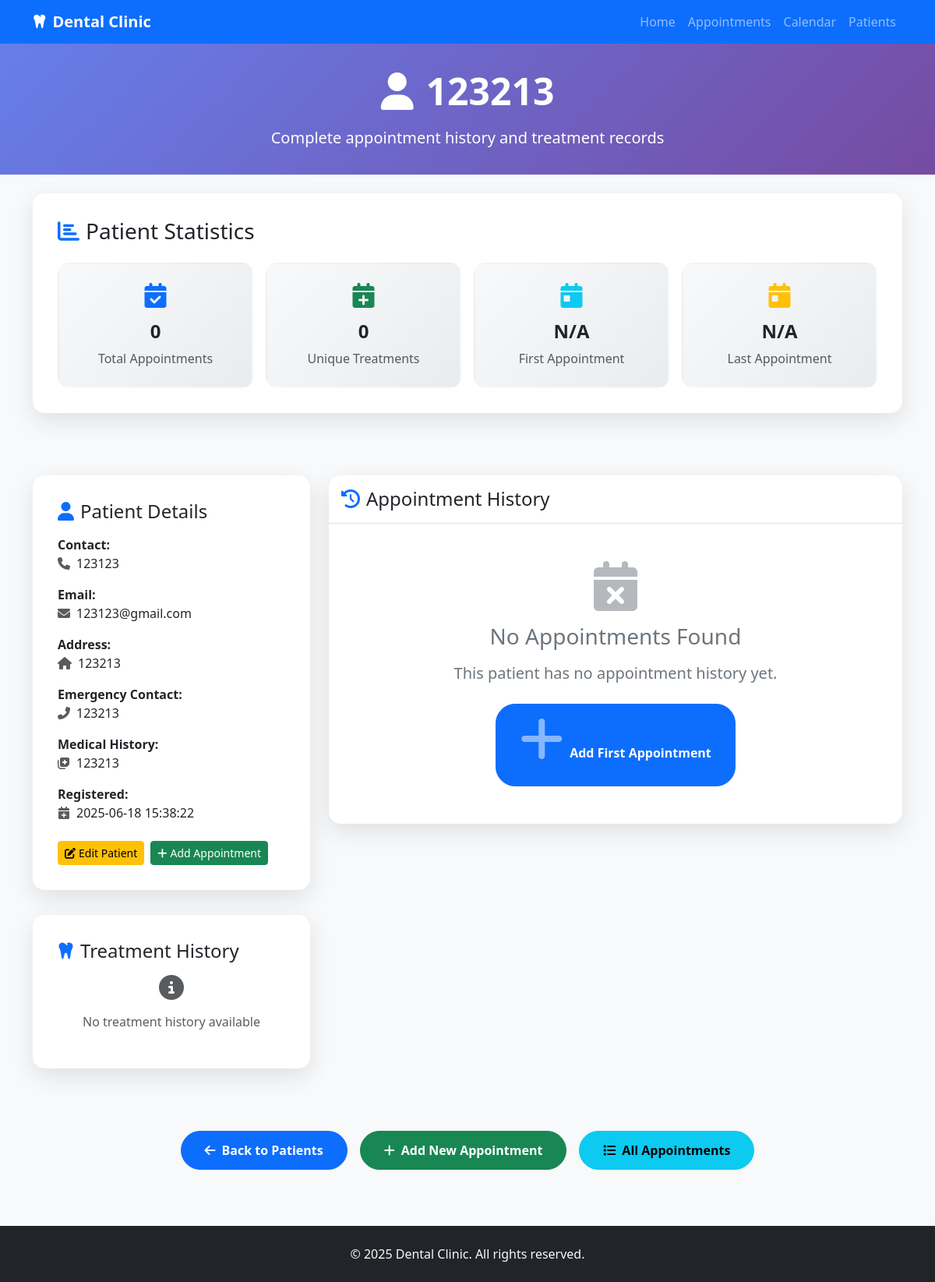
/patient/123213, run on an earlier commit of the app's database.
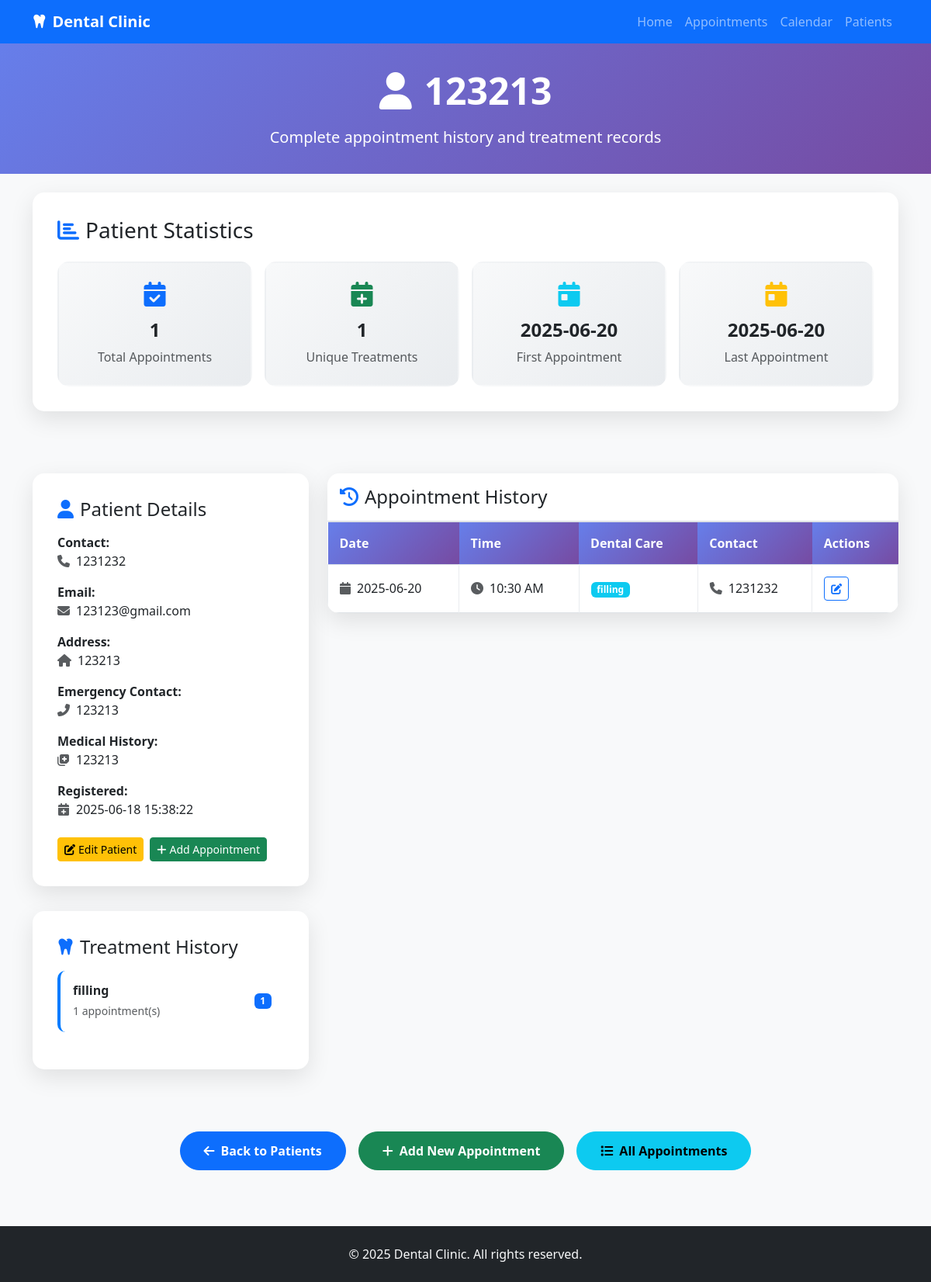
And on a later commit of the database.
### tables this page shows
CREATE TABLE Patients (
            ID INTEGER PRIMARY KEY AUTOINCREMENT,
            Name TEXT NOT NULL UNIQUE,
            Contact TEXT NOT NULL,
            Email TEXT,
            DateOfBirth TEXT,
            Address TEXT,
            EmergencyContact TEXT,
            MedicalHistory TEXT,
            CreatedDate TEXT DEFAULT CURRENT_TIMESTAMP
        );

CREATE TABLE "Appointments" (
                    ID INTEGER PRIMARY KEY AUTOINCREMENT,
                    PatientName TEXT NOT NULL,
                    Contact TEXT NOT NULL,
                    Date TEXT NOT NULL,
                    Time TEXT NOT NULL,
                    DentalCare TEXT NOT NULL
                );

### app.py (the view)
@app.route('/patient/<patient_name>')
def patient_history(patient_name):
    conn = sqlite3.connect(DB_FILE)
    cursor = conn.cursor()
    cursor.execute("SELECT * FROM Patients WHERE Name = ?", (patient_name,))
    patient = cursor.fetchone()
    if not patient:
        conn.close()
        return redirect('/patients')
    cursor.execute("""
        SELECT * FROM Appointments
        WHERE PatientName = ?
        ORDER BY Date DESC, Time DESC
    """, (patient_name,))
    appointments = cursor.fetchall()
    if appointments:
        cursor.execute("""
            SELECT COUNT(*) as total_appointments,
                   MIN(Date) as first_appointment,
                   MAX(Date) as last_appointment,
                   COUNT(DISTINCT DentalCare) as unique_treatments
            FROM Appointments
            WHERE PatientName = ?
        """, (patient_name,))
        stats = cursor.fetchone()
        cursor.execute("""
            SELECT DentalCare, COUNT(*) as treatment_count
            FROM Appointments
            WHERE PatientName = ?
            GROUP BY DentalCare
            ORDER BY treatment_count DESC
        """, (patient_name,))
        treatments = cursor.fetchall()
    else:
        stats = (0, None, None, 0)
        treatments = []
    conn.close()
    current_datetime = datetime.now().strftime('%Y-%m-%d %H:%M')
    return render_template('patient_history.html',
                         patient=patient,
                         patient_name=patient_name,
                         appointments=appointments,
                         stats=stats,
                         treatments=treatments,
                         current_datetime=current_datetime)

### app.py (called while the page is built)
@app.template_filter('ampm')
def ampm_filter(value):
    try:
        t = datetime.strptime(value, "%H:%M")
        return t.strftime("%I:%M %p").lstrip('0')
    except Exception:
        return value  # fallback if parsing fails

### templates/patient_history.html (shortened to what the changed rows need)
<!DOCTYPE html>
<html lang="en">
<head>
    <link href="https://cdn.jsdelivr.net/npm/bootstrap@5.3.0/dist/css/bootstrap.min.css" rel="stylesheet">
    <link href="https://cdnjs.cloudflare.com/ajax/libs/font-awesome/6.4.0/css/all.min.css" rel="stylesheet">
</head>
<body class="bg-light">
    <section class="page-header">
        <div class="container text-center">
            <h1 class="display-5 fw-bold mb-3">
                <i class="fas fa-user me-3"></i>{{ patient_name }}
            </h1>
        </div>
    </section>
    <section class="py-4">
        <div class="container">
            <div class="stats-container">
                <div class="row g-3">
                    <div class="col-md-3">
                        <div class="stats-card">
                            <i class="fas fa-calendar-check fa-2x text-primary mb-3"></i>
                            <h4 class="fw-bold">{{ stats[0] }}</h4>
                            <p class="text-muted mb-0">Total Appointments</p>
                        </div>
                    </div>
                    <div class="col-md-3">
                        <div class="stats-card">
                            <i class="fas fa-calendar-plus fa-2x text-success mb-3"></i>
                            <h4 class="fw-bold">{{ stats[3] }}</h4>
                            <p class="text-muted mb-0">Unique Treatments</p>
                        </div>
                    </div>
                    <div class="col-md-3">
                        <div class="stats-card">
                            <i class="fas fa-calendar-day fa-2x text-info mb-3"></i>
                            <h4 class="fw-bold">{{ stats[1] or 'N/A' }}</h4>
                            <p class="text-muted mb-0">First Appointment</p>
                        </div>
                    </div>
                    <div class="col-md-3">
                        <div class="stats-card">
                            <i class="fas fa-calendar-day fa-2x text-warning mb-3"></i>
                            <h4 class="fw-bold">{{ stats[2] or 'N/A' }}</h4>
                            <p class="text-muted mb-0">Last Appointment</p>
                        </div>
                    </div>
                </div>
            </div>
        </div>
    </section>
    <section class="py-4">
        <div class="container">
            <div class="row">
                <div class="col-lg-4">
                    <div class="stats-container">
                        <h4 class="mb-3">
                            <i class="fas fa-user me-2 text-primary"></i>Patient Details
                        </h4>
                        <div class="mb-3">
                            <strong>Contact:</strong><br>
                            <i class="fas fa-phone me-2 text-muted"></i>{{ patient[2] }}
                        </div>
                        {% if patient[3] %}
                        <div class="mb-3">
                            <strong>Email:</strong><br>
                            <i class="fas fa-envelope me-2 text-muted"></i>{{ patient[3] }}
                        </div>
                        {% endif %}
                        {% if patient[5] %}
                        <div class="mb-3">
                            <strong>Address:</strong><br>
                            <i class="fas fa-home me-2 text-muted"></i>{{ patient[5] }}
                        </div>
                        {% endif %}
                        {% if patient[6] %}
                        <div class="mb-3">
                            <strong>Emergency Contact:</strong><br>
                            <i class="fas fa-phone-alt me-2 text-muted"></i>{{ patient[6] }}
                        </div>
                        {% endif %}
                        {% if patient[7] %}
                        <div class="mb-3">
                            <strong>Medical History:</strong><br>
                            <i class="fas fa-notes-medical me-2 text-muted"></i>{{ patient[7] }}
                        </div>
                        {% endif %}
                        <div class="mb-3">
                            <strong>Registered:</strong><br>
                            <i class="fas fa-calendar-plus me-2 text-muted"></i>{{ patient[8] }}
                        </div>
                        <div class="d-flex gap-2 mt-4">
                            <button type="button" class="btn btn-warning btn-sm" data-bs-toggle="modal" data-bs-target="#editPatientModal">
                            </button>
                            <button type="button" class="btn btn-success btn-sm" data-bs-toggle="modal" data-bs-target="#addAppointmentModal">
                            </button>
                        </div>
                    </div>
                    <div class="stats-container mt-4">
                        {% if treatments %}
                            {% for treatment in treatments %}
                            <div class="treatment-card">
                                <div class="d-flex justify-content-between align-items-center">
                                    <div>
                                        <h6 class="mb-1 fw-bold">{{ treatment[0] }}</h6>
                                        <small class="text-muted">{{ treatment[1] }} appointment(s)</small>
                                    </div>
                                    <span class="badge bg-primary">{{ treatment[1] }}</span>
                                </div>
                            </div>
                            {% endfor %}
                        {% else %}
                            <div class="text-center text-muted">
                                <i class="fas fa-info-circle fa-2x mb-3"></i>
                                <p>No treatment history available</p>
                            </div>
                        {% endif %}
                    </div>
                </div>
                <div class="col-lg-8">
                    <div class="history-container">
                        {% if appointments %}
                        <div class="table-responsive">
                            <table class="table table-hover table-bordered align-middle mb-0">
                                <thead>
                                    <tr>
                                        <th>Date</th>
                                        <th>Time</th>
                                        <th>Dental Care</th>
                                        <th>Contact</th>
                                        <th>Actions</th>
                                    </tr>
                                </thead>
                                <tbody>
                                    {% for appointment in appointments %}
                                    {% set appointment_datetime = appointment[3] + ' ' + appointment[4] %}
                                    {% set is_past_appointment = appointment_datetime < current_datetime %}
                                    <tr class="{% if is_past_appointment %}table-secondary{% endif %}">
                                        <td>
                                            <i class="fas fa-calendar me-2 text-muted"></i>{{ appointment[3] }}
                                        </td>
                                        <td>
                                            <i class="fas fa-clock me-2 text-muted"></i>{{ appointment[4]|ampm }}
                                        </td>
                                        <td>
                                            <span class="badge bg-info">{{ appointment[5] }}</span>
                                        </td>
                                        <td>
                                            <i class="fas fa-phone me-2 text-muted"></i>{{ appointment[2] }}
                                        </td>
                                        <td>
                                            <div class="btn-group btn-group-sm" role="group">
                                                {% if is_past_appointment %}
                                                <button class="btn btn-outline-secondary" disabled title="Cannot edit past appointments">
                                                    <i class="fas fa-edit"></i>
                                                </button>
                                                {% else %}
                                                <a href="/edit/{{ appointment[0] }}" class="btn btn-outline-primary" title="Edit">
                                                    <i class="fas fa-edit"></i>
                                                </a>
                                                {% endif %}
                                            </div>
                                        </td>
                                    </tr>
                                    {% endfor %}
                                </tbody>
                            </table>
                        </div>
                        {% else %}
                        <div class="empty-state">
                            <i class="fas fa-calendar-times"></i>
                            <h3 class="mb-3">No Appointments Found</h3>
                            <p class="lead mb-4">This patient has no appointment history yet.</p>
                            <button type="button" class="btn btn-primary btn-custom" data-bs-toggle="modal" data-bs-target="#addAppointmentModal">
                                <i class="fas fa-plus me-2"></i>Add First Appointment
                            </button>
                        </div>
                        {% endif %}
                    </div>
                </div>
            </div>
        </div>
    </section>
</body>
</html>

What changed in the data, as far as the page shows it:
changed Patients "123123@gmail.com": Contact "123123" → "1231232"
added Appointments: Date "2025-06-20", Time "10:30 AM", DentalCare "filling", Contact "1231232"
Also different on the page:
{{ stats[0] }}: "0" → "1"
{{ stats[3] }}: "0" → "1"
{{ stats[1] or 'N/A' }}: "N/A" → "2025-06-20"
{{ stats[2] or 'N/A' }}: "N/A" → "2025-06-20"
new list line: "filling 1 appointment(s) 1"
text no longer shown: "No treatment history available No Appointments Found This patient has no appointment history yet. Add First Appointment"
text now shown: "Date Time Dental Care Contact Actions"
